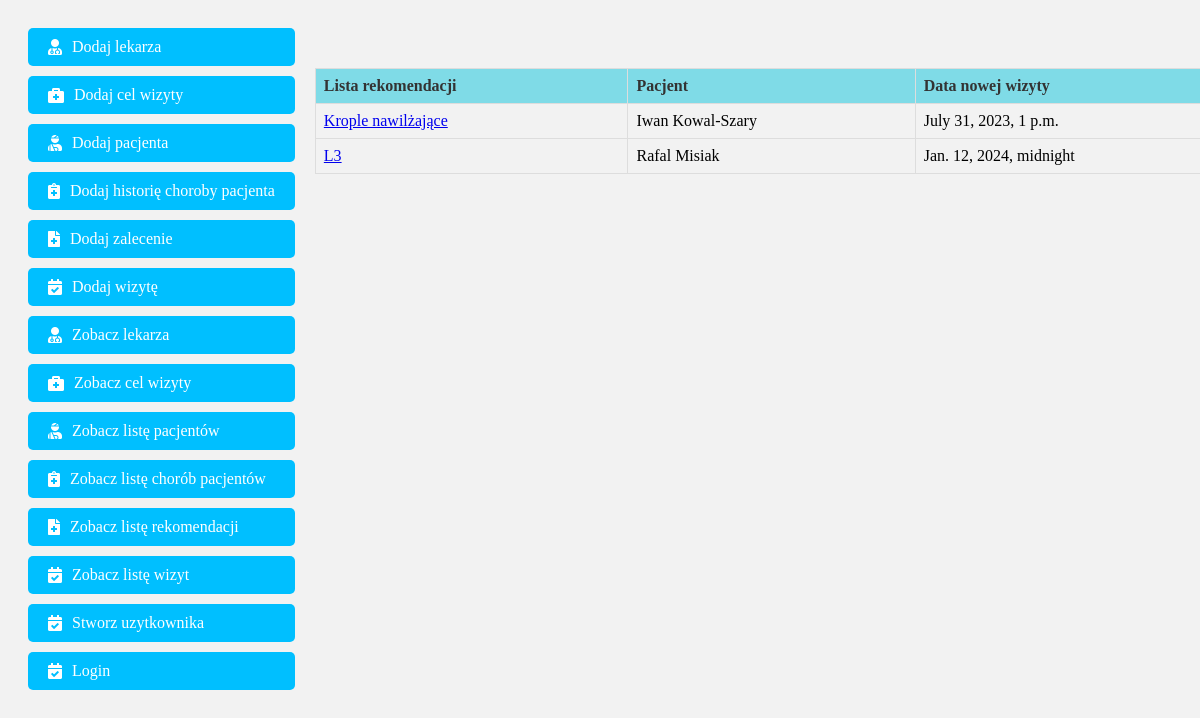
Page /show_recommendations/ on the earlier database version.
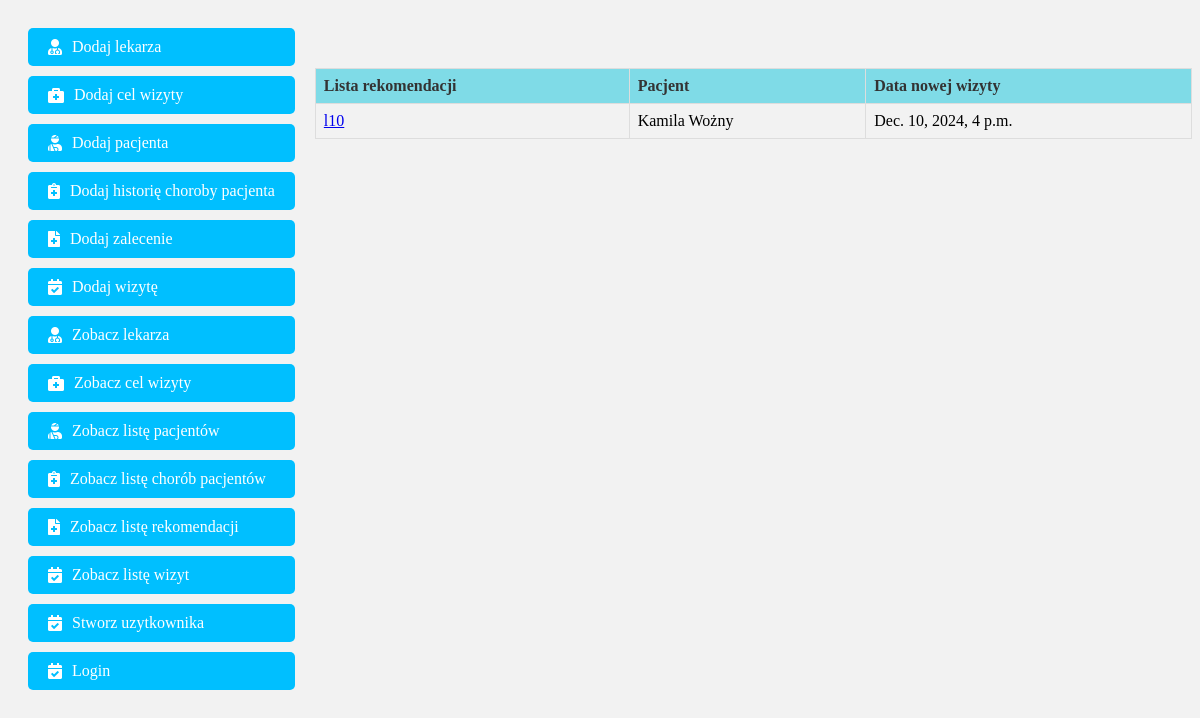
Same page on the later database version.
### registration/models.py (models this page shows, shortened)
class Recommendation(models.Model):
    recommendations = models.CharField(max_length=64)
    patient = models.ForeignKey(Patient, on_delete=models.CASCADE)
    new_visit_date = models.DateTimeField()

class Patient(models.Model):
    name = models.CharField(max_length=64)
    surname = models.CharField(max_length=64)
    def __str__(self):
        return f'{self.name} {self.surname}'

### registration/views.py (the view)
# urls.py: path('show_recommendations/', views.LetShowRecommendation.as_view(), name='show_recommendation'),
class LetShowRecommendation(View):
    def get(self, request):
        db_recommendation = Recommendation.objects.all()
        return render(request, 'show_recommendation.html', {'recommendations': db_recommendation})

### templates/show_recommendation.html
{% extends 'index.html' %}
{% block content %}
<table class="nice-table">
    <thead>
        <tr>
            <th>Lista rekomendacji</th>
            <th>Pacjent</th>
            <th>Data nowej wizyty</th>
        </tr>
    </thead>
    <tbody>
        {% for recommendation in recommendations %}
        <tr>
            <td><a href="/show_recommendations/{{ recommendation.id }}">{{ recommendation.recommendations }}</a></td><td><a> {{ recommendation.patient }}</a></td> <td><a> {{ recommendation.new_visit_date }}</a></td>
        </tr>
        {% endfor %}
    </tbody>
</table>
{% endblock %}

Differences in the rows shown:
removed Recommendation: recommendations "Krople nawilżające", patient "Iwan Kowal-Szary", new_visit_date "July 31, 2023, 1 p.m."
removed Recommendation: recommendations "L3", patient "Rafal Misiak", new_visit_date "Jan. 12, 2024, midnight"
added Recommendation: recommendations "l10", patient "Kamila Wożny", new_visit_date "Dec. 10, 2024, 4 p.m."
